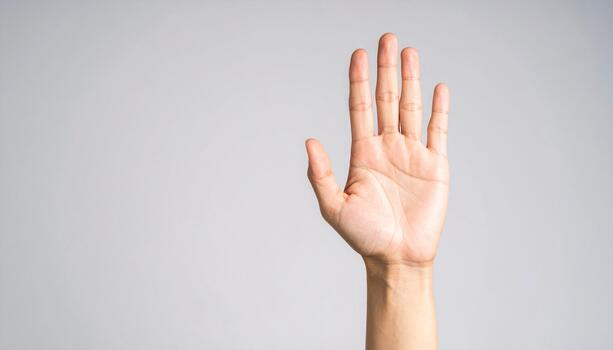
#> input picture Data/hand.jpg, 613 x 350 px, found by its file name
$ jupyter execute back_projection.ipynb
#> lines starting #> are read from the running program, lines starting #| are printed output that depends on the picture; after the words box and inside, x2 and y2 are one past the last pixel; in counts of white or black regions, pixels touching at a corner belong together
[cell 1]
import cv2
import numpy as np
import matplotlib.pyplot as plt

# ─────────────────────────────────────────────
# PART 1: mixChannels demo — extract Hue channel
# ─────────────────────────────────────────────

def extract_hue_with_mixchannels(image_bgr):
    """
    Demonstrates cv2.mixChannels by extracting only the Hue channel
    from an HSV image — equivalent to cv::mixChannels in C++.
    """
    hsv = cv2.cvtColor(image_bgr, cv2.COLOR_BGR2HSV)

    # Create a single-channel destination image (same size)
    hue = np.zeros((hsv.shape[0], hsv.shape[1]), dtype=hsv.dtype)

    # mixChannels takes:
    #   src list, dst list, fromTo mapping
    #   fromTo: [src_channel, dst_channel, src_channel, dst_channel, ...]
    #   HSV channel 0 = Hue → destination channel 0
    cv2.mixChannels(
        src=[hsv],
        dst=[hue],
        fromTo=[0, 0]   # copy channel 0 of src → channel 0 of dst
    )
    return hue


# ─────────────────────────────────────────────
# PART 2: Build histogram from a sample (ROI)
# ─────────────────────────────────────────────

def compute_hue_histogram(sample_bgr):
    """
    Convert sample to HSV, extract Hue channel,
    and compute a 1D histogram over Hue values.
    """
    hsv_sample = cv2.cvtColor(sample_bgr, cv2.COLOR_BGR2HSV)
    hue_sample = extract_hue_with_mixchannels(sample_bgr)

    # calcHist args: images, channels, mask, histSize, ranges
    hist = cv2.calcHist(
        images=[hue_sample],
        channels=[0],
        mask=None,
        histSize=[180],   # Hue range is 0–179 in OpenCV
        ranges=[0, 180]
    )

    # Normalize to [0, 255] so back projection gives intensity values
    cv2.normalize(hist, hist, 0, 255, cv2.NORM_MINMAX)
    return hist


# ─────────────────────────────────────────────
# PART 3: Back Projection
# ─────────────────────────────────────────────

def back_project(target_bgr, hist):
    """
    Given a histogram model and a target image,
    compute the back projection (probability map).
    """
    hsv_target = cv2.cvtColor(target_bgr, cv2.COLOR_BGR2HSV)
    hue_target = extract_hue_with_mixchannels(target_bgr)

    # calcBackProject args: images, channels, hist, ranges, scale
    back_proj = cv2.calcBackProject(
        images=[hue_target],
        channels=[0],
        hist=hist,
        ranges=[0, 180],
        scale=1           # scale factor applied to each bin value
    )

    # Optional: apply a small disc kernel to smooth the result
    disc = cv2.getStructuringElement(cv2.MORPH_ELLIPSE, (5, 5))
    cv2.filter2D(back_proj, -1, disc, back_proj)

    return back_proj


# ─────────────────────────────────────────────
# PART 4: Demonstrate with synthetic data
# ─────────────────────────────────────────────

def demo():
    # Create a synthetic image: orange square on gray background
    # This simulates "we know the object color (orange), find it"
    full_image = np.ones((300, 500, 3), dtype=np.uint8) * 100  # gray background

    # Orange region (our "object")
    full_image[100:200, 150:350] = [20, 130, 220]  # BGR ≈ orange

    # Add some noise
    noise = np.random.randint(-20, 20, full_image.shape, dtype=np.int16)
    full_image = np.clip(full_image.astype(np.int16) + noise, 0, 255).astype(np.uint8)

    # Sample ROI — pretend we "know" this small patch is our target object
    sample_roi = full_image[110:190, 160:340]

    # Step 1: Build histogram from sample
    hist = compute_hue_histogram(sample_roi)
#> in compute_hue_histogram, `hsv_sample = cv2.cvtColor(sample_bgr, cv2.COLOR_BGR2HSV)`: hsv_sample: shape (80, 180, 3); mean H, S, V 16.5, 232.3, 219.5
#> in compute_hue_histogram, `hue_sample = extract_hue_with_mixchannels(sample_bgr)`:
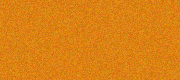
#> sample_bgr: shape (80, 180, 3); mean of channels 0, 1, 2 19.5, 129.5, 219.5; drawn as B, G, R

    # Step 2: Back project onto the full image
    prob_map = back_project(full_image, hist)
#> in back_project, `hsv_target = cv2.cvtColor(target_bgr, cv2.COLOR_BGR2HSV)`: hsv_target: shape (300, 500, 3); mean H, S, V 79.2, 70.8, 124.2
#> in back_project, `hue_target = extract_hue_with_mixchannels(target_bgr)`:
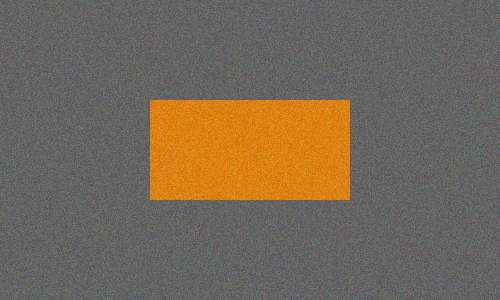
#> target_bgr: shape (300, 500, 3); mean of channels 0, 1, 2 88.8, 103.5, 115.5; drawn as B, G, R
#> in back_project, `cv2.filter2D(back_proj, -1, disc, back_proj)`:
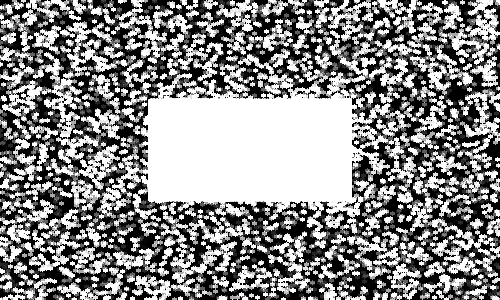
#> back_proj: shape (300, 500); min 0, max 255, mean 137.5

    # Step 3: Threshold to get a binary mask
    _, mask = cv2.threshold(prob_map, 50, 255, cv2.THRESH_BINARY)

    # Step 4: Apply mask to original
    result = cv2.bitwise_and(full_image, full_image, mask=mask)
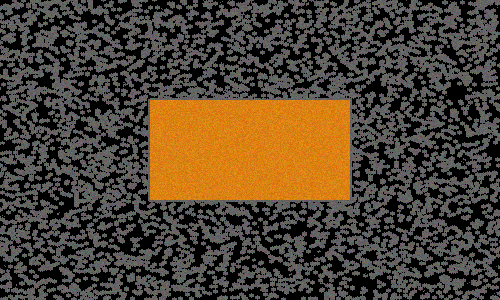
#> result: shape (300, 500, 3); mean of channels 0, 1, 2 50.4, 65.2, 77.4; drawn as B, G, R

    # ── Visualization ──
    fig, axes = plt.subplots(2, 3, figsize=(14, 8))
    fig.suptitle("Back Projection Pipeline", fontsize=14, fontweight='bold')

    axes[0, 0].imshow(cv2.cvtColor(full_image, cv2.COLOR_BGR2RGB))
    axes[0, 0].set_title("1. Full Image")
    axes[0, 0].axis('off')

    axes[0, 1].imshow(cv2.cvtColor(sample_roi, cv2.COLOR_BGR2RGB))
    axes[0, 1].set_title("2. Sample ROI (color model)")
    axes[0, 1].axis('off')

    axes[0, 2].plot(hist)
    axes[0, 2].set_title("3. Hue Histogram (from ROI)")
    axes[0, 2].set_xlabel("Hue value (0–179)")
    axes[0, 2].set_ylabel("Normalized count")

    axes[1, 0].imshow(prob_map, cmap='hot')
    axes[1, 0].set_title("4. Back Projection Map\n(bright = matches model)")
    axes[1, 0].axis('off')

    axes[1, 1].imshow(mask, cmap='gray')
    axes[1, 1].set_title("5. Thresholded Mask")
    axes[1, 1].axis('off')

    axes[1, 2].imshow(cv2.cvtColor(result, cv2.COLOR_BGR2RGB))
    axes[1, 2].set_title("6. Segmented Result")
    axes[1, 2].axis('off')

    plt.tight_layout()
    plt.savefig("back_projection_demo.png", dpi=150, bbox_inches='tight')
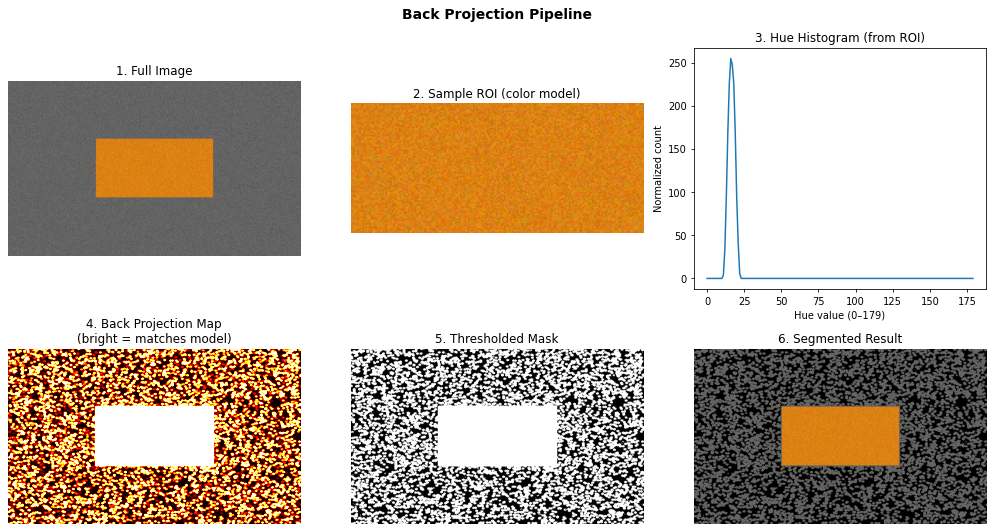
#> figure drawn by matplotlib, 6 panels; panel 3: curve peaks at x = 16, y = 255
    plt.show()
    print("Saved: back_projection_demo.png")


if __name__ == "__main__":
    demo()

[cell 2]
hand_sample = cv2.imread(r'Data\hand.jpg')
#> hand_sample is the input picture: shape (350, 613, 3); mean B, G, R 204, 203.6, 209.4

hue_target = extract_hue_with_mixchannels(hand_sample)
#> in extract_hue_with_mixchannels (call 3), `hsv = cv2.cvtColor(image_bgr, cv2.COLOR_BGR2HSV)`: hsv: shape (350, 613, 3); mean H, S, V 108.2, 14, 212.3
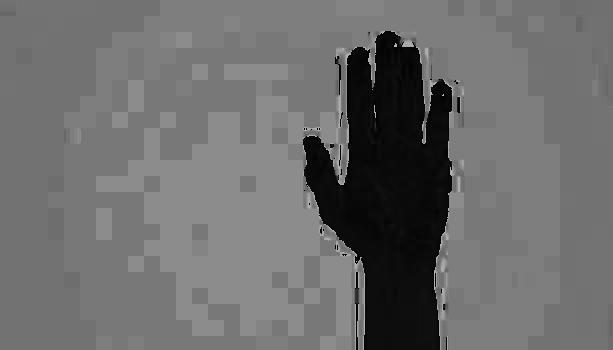
#> hue_target: shape (350, 613); min 0, max 179, mean 108.2

[cell 3]
cv2.imshow("hue", hue_target)
cv2.waitKey()
cv2.destroyAllWindows()

[cell 4]
import cv2 as cv
import numpy as np

# Load image
img = cv.imread(r"Data\hand.jpg")
if img is None:
    raise FileNotFoundError("Could not load image.jpg")

# Convert BGR to HSV
hsv = cv.cvtColor(img, cv.COLOR_BGR2HSV)

# Extract Hue channel using mixChannels
hue = np.empty((hsv.shape[0], hsv.shape[1]), dtype=hsv.dtype)
cv.mixChannels([hsv], [hue], fromTo=[0, 0])

# Build histogram from a region of interest
# Example ROI: center rectangle
h, w = hue.shape
#> h = 350; w = 613
x0, y0 = w // 4, h // 4
#> x0 = 153; y0 = 87
x1, y1 = 3 * w // 4, 3 * h // 4
#> x1 = 459; y1 = 262
roi = hue[y0:y1, x0:x1]

hist_size = [30]
ranges = [0, 180]
hist = cv.calcHist([roi], [0], None, hist_size, ranges)

# Normalize histogram before back projection
cv.normalize(hist, hist, 0, 255, cv.NORM_MINMAX)

# Back projection on the full Hue channel
backproj = cv.calcBackProject([hue], [0], hist, ranges, scale=1)

# Optional: smooth and threshold
backproj = cv.GaussianBlur(backproj, (5, 5), 0)
_, mask = cv.threshold(backproj, 50, 255, cv.THRESH_BINARY)
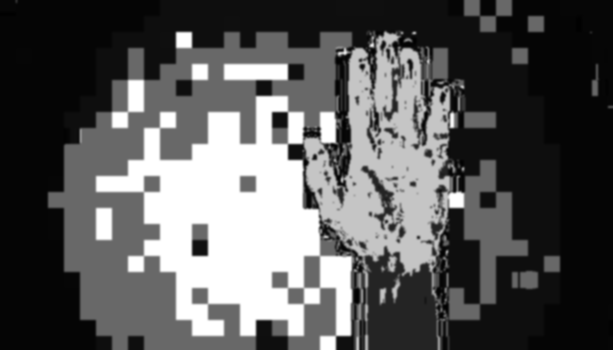
#> backproj: shape (350, 613); min 0, max 255, mean 88.6

cv.imshow("Original", img)
cv.imshow("Back Projection", backproj)
cv.imshow("Thresholded Mask", mask)
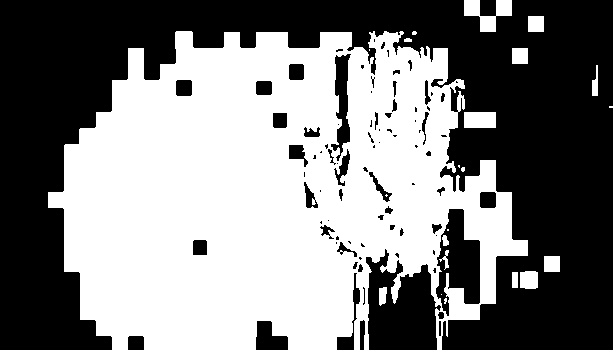
#> window 'Thresholded Mask': shape (350, 613); 50.4% white; 86 black regions (41 under 20 px), largest, box (x1, y1, x2, y2) and area: (0, 0, 613, 350) 92588, (366, 249, 441, 350) 5122, (436, 209, 480, 316) 2774
cv.waitKey(0)
cv.destroyAllWindows()
